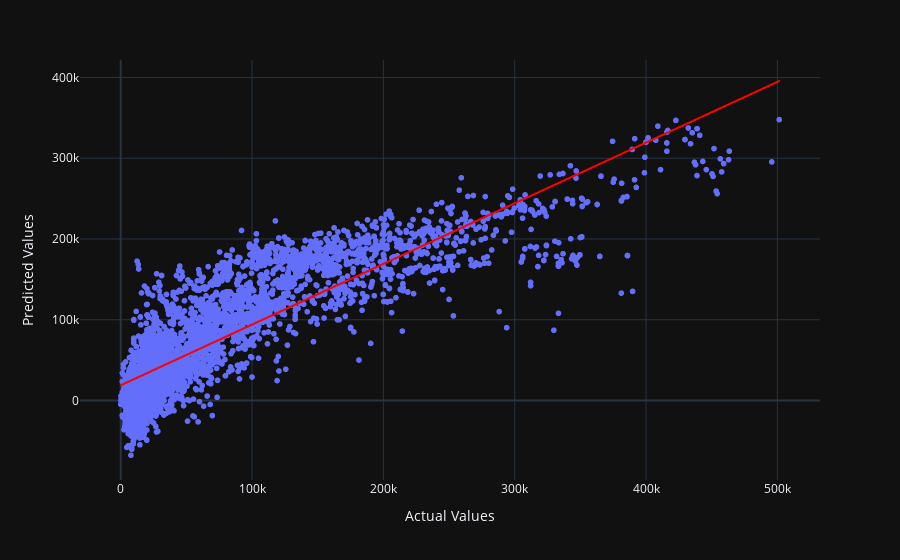
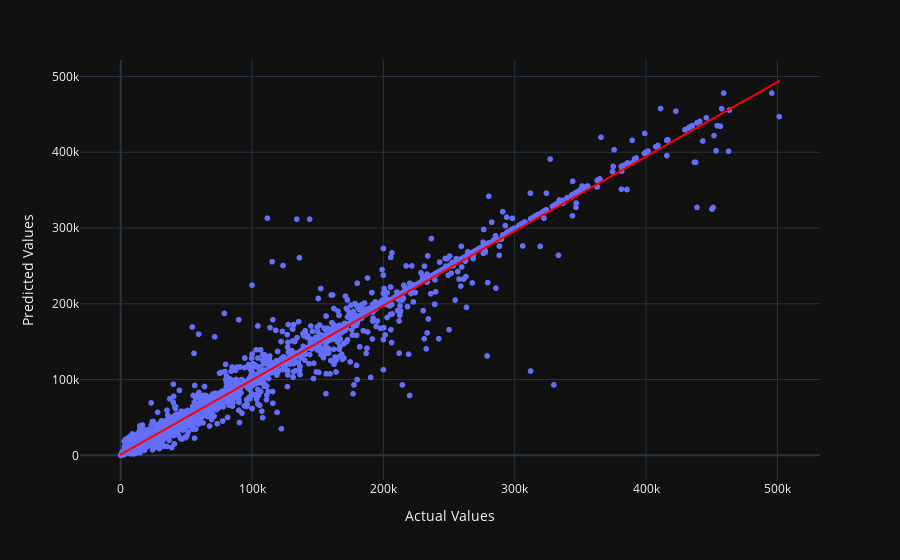
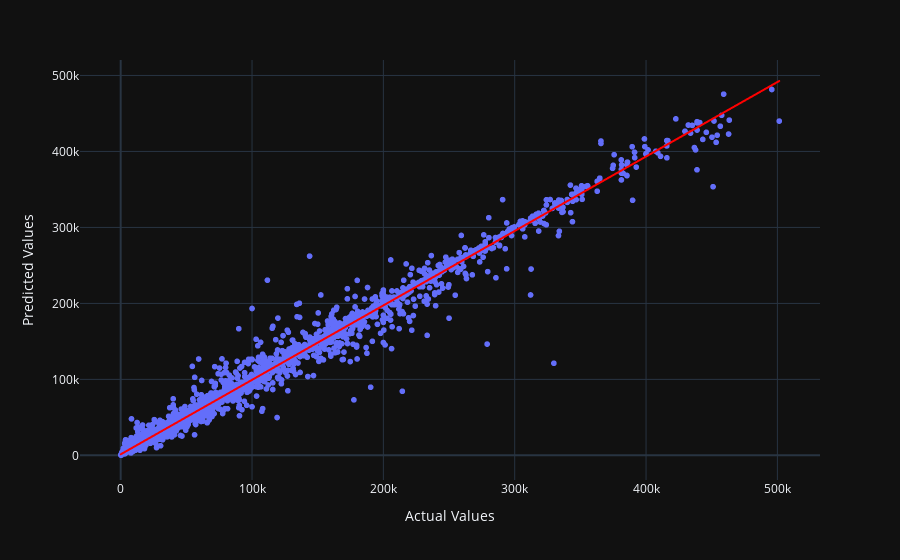
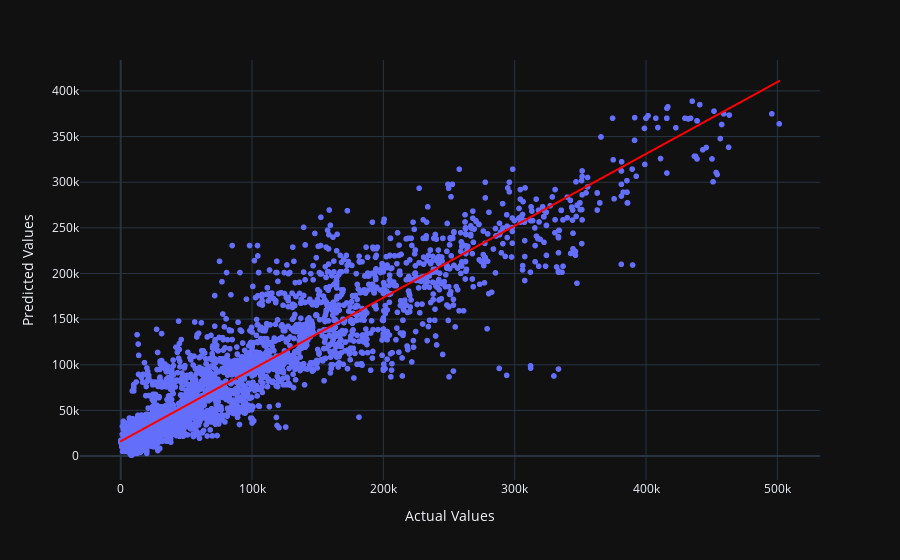

Write notebook code for charts like these, in order.
### Code cell
for name, model in models :
 
        model.fit(x_train, y_train)  
   
        y_pred = model.predict(x_test)                      
    
        accuracy = model.score(x_test, y_test)
        MSE = mean_squared_error(y_test, y_pred)
        R2_score = r2_score(y_test, y_pred)  
        results.append((name, accuracy, MSE, R2_score))     
    
        acc = (model.score(x_train , y_train) * 100)
        print(f'Accuracy of {name} Model Train is {acc:.2f}')
        acc = (model.score(x_test , y_test) * 100)
        print(f'Accuracy of the {name} Model Test is {acc:.2f}')  
        mse = (mean_squared_error(y_test, y_pred) * 100)
        print(f'Mean Square Error of {name} Model Test is {mse:.2f}')
        r2 = (r2_score(y_test, y_pred) * 100)
        print(f'R^2 score of {name} Model Test is {r2:.2f}')
    
        data = {'y_test' : [y_test], 
                'y_pred' : [y_pred]} 
        data_df = pd.DataFrame(data)
        fig = px.scatter(data_df, x = y_test, y = y_pred, 
                    labels = {'x' : 'Actual Values', 'y' : 'Predicted Values'},  
                    trendline = 'ols', trendline_color_override = 'red', 
                    template = 'plotly_dark')
        fig.show()

### Figure 1 — Plotly figure (JSON) as saved in the notebook; plotly's stock layout.template omitted (floating-point values rounded to 4 significant figures; data arrays with more than 128 entries replaced by an {"elided": "..."} marker saying what was removed)
{"data": [{"hovertemplate": "Actual Values=%{x}<br>Predicted Values=%{y}<extra></extra>", "legendgroup": "", "marker": {"color": "#636efa", "symbol": "circle"}, "mode": "markers", "name": "", "showlegend": false, "type": "scattergl", "x": {"elided": "5650 int values"}, "xaxis": "x", "y": {"elided": "5650 float values"}, "yaxis": "y"}, {"hovertemplate": "<b>OLS trendline</b><br>y = 0.751386 * x + 18851.4<br>R<sup>2</sup>=0.757770<br><br>Actual Values=%{x}<br>Predicted Values=%{y} <b>(trend)</b><extra></extra>", "legendgroup": "", "line": {"color": "red"}, "marker": {"color": "#636efa", "symbol": "circle"}, "mode": "lines", "name": "", "showlegend": false, "type": "scattergl", "x": {"elided": "5650 int values"}, "xaxis": "x", "y": {"elided": "5650 float values"}, "yaxis": "y"}], "layout": {"legend": {"tracegroupgap": 0}, "margin": {"t": 60}, "xaxis": {"anchor": "y", "domain": [0, 1], "title": {"text": "Actual Values"}}, "yaxis": {"anchor": "x", "domain": [0, 1], "title": {"text": "Predicted Values"}}}}

### Figure 2 — Plotly figure (JSON) as saved in the notebook; plotly's stock layout.template omitted (floating-point values rounded to 4 significant figures; data arrays with more than 128 entries replaced by an {"elided": "..."} marker saying what was removed)
{"data": [{"hovertemplate": "Actual Values=%{x}<br>Predicted Values=%{y}<extra></extra>", "legendgroup": "", "marker": {"color": "#636efa", "symbol": "circle"}, "mode": "markers", "name": "", "showlegend": false, "type": "scattergl", "x": {"elided": "5650 int values"}, "xaxis": "x", "y": {"elided": "5650 int values"}, "yaxis": "y"}, {"hovertemplate": "<b>OLS trendline</b><br>y = 0.983293 * x + 1053.93<br>R<sup>2</sup>=0.978032<br><br>Actual Values=%{x}<br>Predicted Values=%{y} <b>(trend)</b><extra></extra>", "legendgroup": "", "line": {"color": "red"}, "marker": {"color": "#636efa", "symbol": "circle"}, "mode": "lines", "name": "", "showlegend": false, "type": "scattergl", "x": {"elided": "5650 int values"}, "xaxis": "x", "y": {"elided": "5650 float values"}, "yaxis": "y"}], "layout": {"legend": {"tracegroupgap": 0}, "margin": {"t": 60}, "xaxis": {"anchor": "y", "domain": [0, 1], "title": {"text": "Actual Values"}}, "yaxis": {"anchor": "x", "domain": [0, 1], "title": {"text": "Predicted Values"}}}}

### Figure 3 — Plotly figure (JSON) as saved in the notebook; plotly's stock layout.template omitted (floating-point values rounded to 4 significant figures; data arrays with more than 128 entries replaced by an {"elided": "..."} marker saying what was removed)
{"data": [{"hovertemplate": "Actual Values=%{x}<br>Predicted Values=%{y}<extra></extra>", "legendgroup": "", "marker": {"color": "#636efa", "symbol": "circle"}, "mode": "markers", "name": "", "showlegend": false, "type": "scattergl", "x": {"elided": "5650 int values"}, "xaxis": "x", "y": {"elided": "5650 float values"}, "yaxis": "y"}, {"hovertemplate": "<b>OLS trendline</b><br>y = 0.979953 * x + 1368.75<br>R<sup>2</sup>=0.987503<br><br>Actual Values=%{x}<br>Predicted Values=%{y} <b>(trend)</b><extra></extra>", "legendgroup": "", "line": {"color": "red"}, "marker": {"color": "#636efa", "symbol": "circle"}, "mode": "lines", "name": "", "showlegend": false, "type": "scattergl", "x": {"elided": "5650 int values"}, "xaxis": "x", "y": {"elided": "5650 float values"}, "yaxis": "y"}], "layout": {"legend": {"tracegroupgap": 0}, "margin": {"t": 60}, "xaxis": {"anchor": "y", "domain": [0, 1], "title": {"text": "Actual Values"}}, "yaxis": {"anchor": "x", "domain": [0, 1], "title": {"text": "Predicted Values"}}}}

### Figure 4 — Plotly figure (JSON) as saved in the notebook; plotly's stock layout.template omitted (floating-point values rounded to 4 significant figures; data arrays with more than 128 entries replaced by an {"elided": "..."} marker saying what was removed)
{"data": [{"hovertemplate": "Actual Values=%{x}<br>Predicted Values=%{y}<extra></extra>", "legendgroup": "", "marker": {"color": "#636efa", "symbol": "circle"}, "mode": "markers", "name": "", "showlegend": false, "type": "scattergl", "x": {"elided": "5650 int values"}, "xaxis": "x", "y": {"elided": "5650 float values"}, "yaxis": "y"}, {"hovertemplate": "<b>OLS trendline</b><br>y = 0.787159 * x + 16183.9<br>R<sup>2</sup>=0.880735<br><br>Actual Values=%{x}<br>Predicted Values=%{y} <b>(trend)</b><extra></extra>", "legendgroup": "", "line": {"color": "red"}, "marker": {"color": "#636efa", "symbol": "circle"}, "mode": "lines", "name": "", "showlegend": false, "type": "scattergl", "x": {"elided": "5650 int values"}, "xaxis": "x", "y": {"elided": "5650 float values"}, "yaxis": "y"}], "layout": {"legend": {"tracegroupgap": 0}, "margin": {"t": 60}, "xaxis": {"anchor": "y", "domain": [0, 1], "title": {"text": "Actual Values"}}, "yaxis": {"anchor": "x", "domain": [0, 1], "title": {"text": "Predicted Values"}}}}
